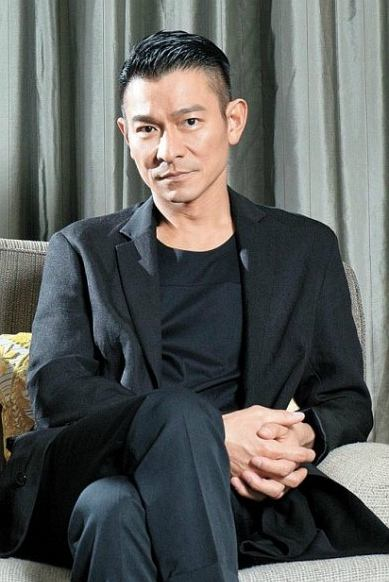
#> input picture liudehua.jpg, 389 x 582 px
$ python chapter5.py
#> lines starting #> are read from the running program, lines starting #| are printed output that depends on the picture; after the words box and inside, x2 and y2 are one past the last pixel; in counts of white or black regions, pixels touching at a corner belong together
# -*- coding: utf-8 -*-
# @Time    : 2020/7/26 21:41
# @Author  : Hubery-Lee
# @Email   : hrbeulh@126.com
import cv2

## 拼图

import numpy as np
img = cv2.imread("liudehua.jpg")
#> img is the input picture: shape (582, 389, 3); mean B, G, R 91.6, 93.5, 91
# join image 拼接图像
def stackImages(scale,imgArray):
    rows = len(imgArray)
    cols = len(imgArray[0])
    rowsAvailable = isinstance(imgArray[0], list)
    width = imgArray[0][0].shape[1]
    height = imgArray[0][0].shape[0]
    if rowsAvailable:
        for x in range ( 0, rows):
            for y in range(0, cols):
                if imgArray[x][y].shape[:2] == imgArray[0][0].shape [:2]:
                    imgArray[x][y] = cv2.resize(imgArray[x][y], (0, 0), None, scale, scale)
                else:
                    imgArray[x][y] = cv2.resize(imgArray[x][y], (imgArray[0][0].shape[1], imgArray[0][0].shape[0]), None, scale, scale)
                if len(imgArray[x][y].shape) == 2: imgArray[x][y]= cv2.cvtColor( imgArray[x][y], cv2.COLOR_GRAY2BGR)
        imageBlank = np.zeros((height, width, 3), np.uint8)
        hor = [imageBlank]*rows
        hor_con = [imageBlank]*rows
        for x in range(0, rows):
            hor[x] = np.hstack(imgArray[x])
        ver = np.vstack(hor)
    else:
        for x in range(0, rows):
            if imgArray[x].shape[:2] == imgArray[0].shape[:2]:
                imgArray[x] = cv2.resize(imgArray[x], (0, 0), None, scale, scale)
            else:
                imgArray[x] = cv2.resize(imgArray[x], (imgArray[0].shape[1], imgArray[0].shape[0]), None,scale, scale)
            if len(imgArray[x].shape) == 2: imgArray[x] = cv2.cvtColor(imgArray[x], cv2.COLOR_GRAY2BGR)
        hor= np.hstack(imgArray)
        ver = hor
    return ver

#转灰度图
imgGray = cv2.cvtColor(img,cv2.COLOR_BGR2GRAY)
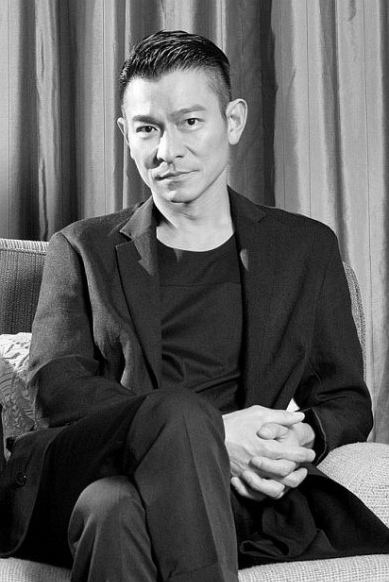
#> imgGray: shape (582, 389); min 0, max 255, mean 92.5

#二值化图
ret, imgBinary = cv2.threshold(imgGray,127,255,cv2.THRESH_BINARY)
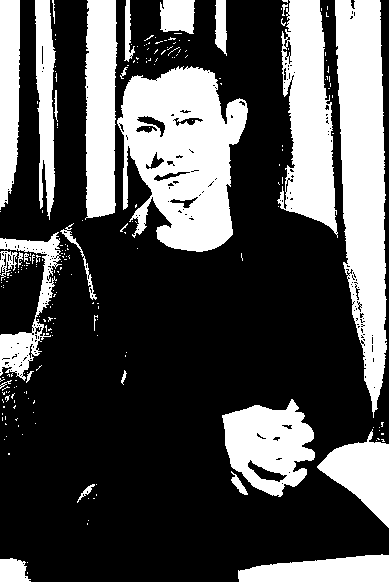
#> imgBinary: shape (582, 389); 31.8% white; 230 white regions (202 under 20 px), largest, box (x1, y1, x2, y2) and area: (117, 66, 248, 252) 15885, (335, 0, 387, 418) 14846, (277, 0, 338, 238) 8980
# 高斯模糊
kernel = np.ones((5,5),np.uint8)
Blur = cv2.GaussianBlur(imgGray,(5,5),1)
# 边缘检测
imgCanny = cv2.Canny(imgGray,127,255)
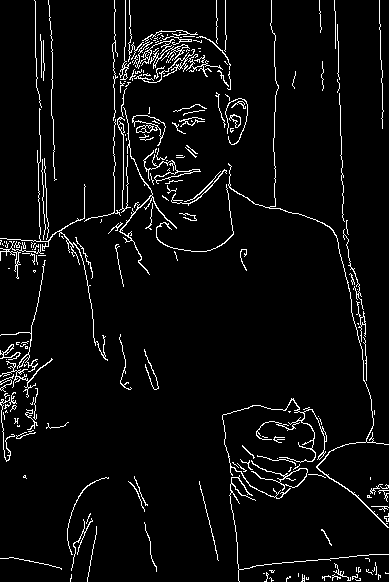
#> imgCanny: shape (582, 389); 4.7% white in thin lines or dots

# 膨胀 dialation
imgDilation = cv2.dilate(imgCanny,kernel)
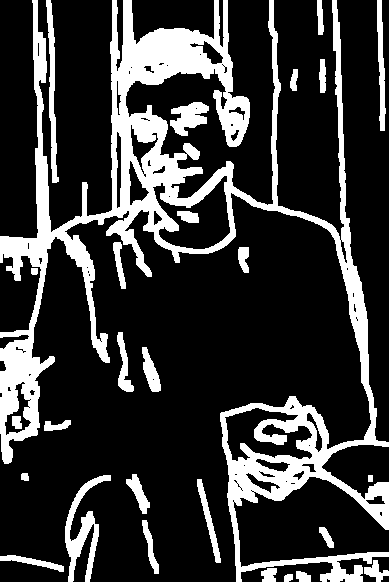
#> imgDilation: shape (582, 389); 21.6% white; 27 white regions, largest, box (x1, y1, x2, y2) and area: (0, 0, 389, 582) 39931, (65, 475, 111, 582) 1543, (46, 0, 59, 183) 990

# 腐蚀 errsion
imgErode = cv2.erode(imgDilation,kernel)
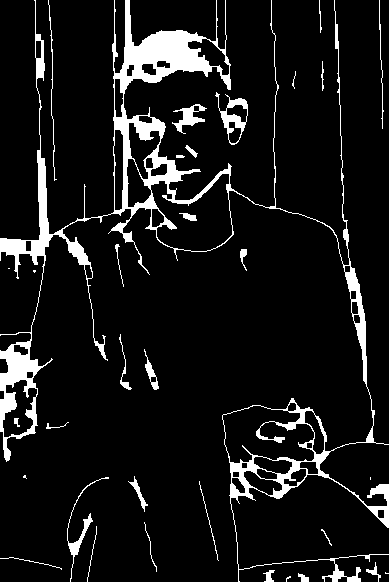
#> imgErode: shape (582, 389); 9% white; 33 white regions (6 under 20 px), largest, box (x1, y1, x2, y2) and area: (0, 0, 389, 582) 17362, (215, 92, 248, 145) 532, (67, 477, 109, 582) 387

# [5 lines of commented-out code are left out]

imgArray = ([imgGray,imgCanny],[imgBinary,imgErode])
results = stackImages(0.5,imgArray);
#> in stackImages, `rows = len(imgArray)`: rows = 2
#> in stackImages, `rowsAvailable = isinstance(imgArray[0], list)`: rowsAvailable = True
#> in stackImages, `hor = [imageBlank]*rows`: hor = 2 items
#> in stackImages, `ver = np.vstack(hor)`:
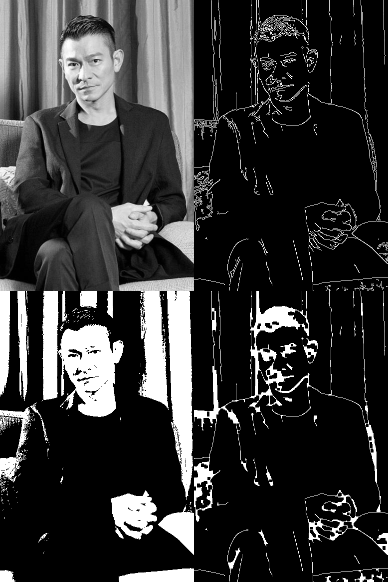
#> ver: shape (582, 388, 3); min 0, max 255, mean 52.2

cv2.imshow("results",results)
cv2.waitKeyEx(0)

$ run again, with cards.jpg copied over liudehua.jpg
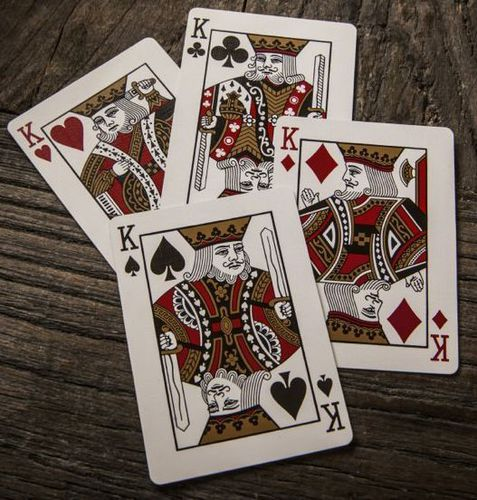
#> input picture cards.jpg, 477 x 500 px
#> img is the input picture: shape (500, 477, 3); mean B, G, R 88.1, 96.6, 109.6
#> `ret, imgBinary = cv2.threshold(imgGray,127,255,cv2.THRESH_BINARY)`:
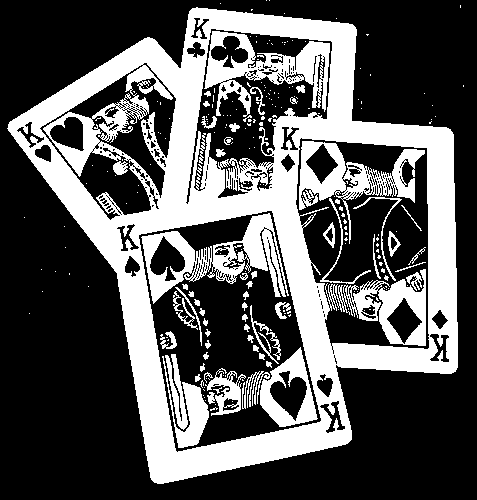
#> imgBinary: shape (500, 477); 34.7% white; 231 white regions (174 under 20 px), largest, box (x1, y1, x2, y2) and area: (7, 7, 458, 484) 61621, (141, 213, 289, 304) 4509, (204, 31, 330, 117) 4045
#> imgCanny: shape (500, 477); 12.8% white in thin lines or dots
#> imgDilation: shape (500, 477); 48.5% white; 33 white regions (1 under 20 px), largest, box (x1, y1, x2, y2) and area: (0, 0, 477, 487) 110335, (455, 78, 471, 123) 410, (303, 463, 371, 482) 409
#> imgErode: shape (500, 477); 29.6% white; 54 white regions (21 under 20 px), largest, box (x1, y1, x2, y2) and area: (0, 0, 477, 485) 38342, (117, 211, 346, 452) 19847, (17, 62, 176, 220) 9799
#> rows = 2
#> rowsAvailable = True
#> hor = 2 items
#> in stackImages, `ver = np.vstack(hor)`:
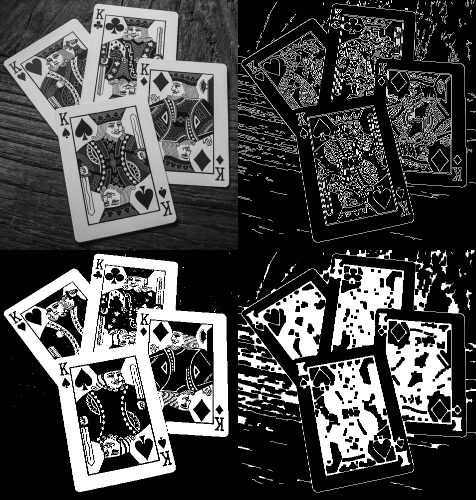
#> ver: shape (500, 476, 3); min 0, max 255, mean 74.1

$ run again, with page.jpg copied over liudehua.jpg
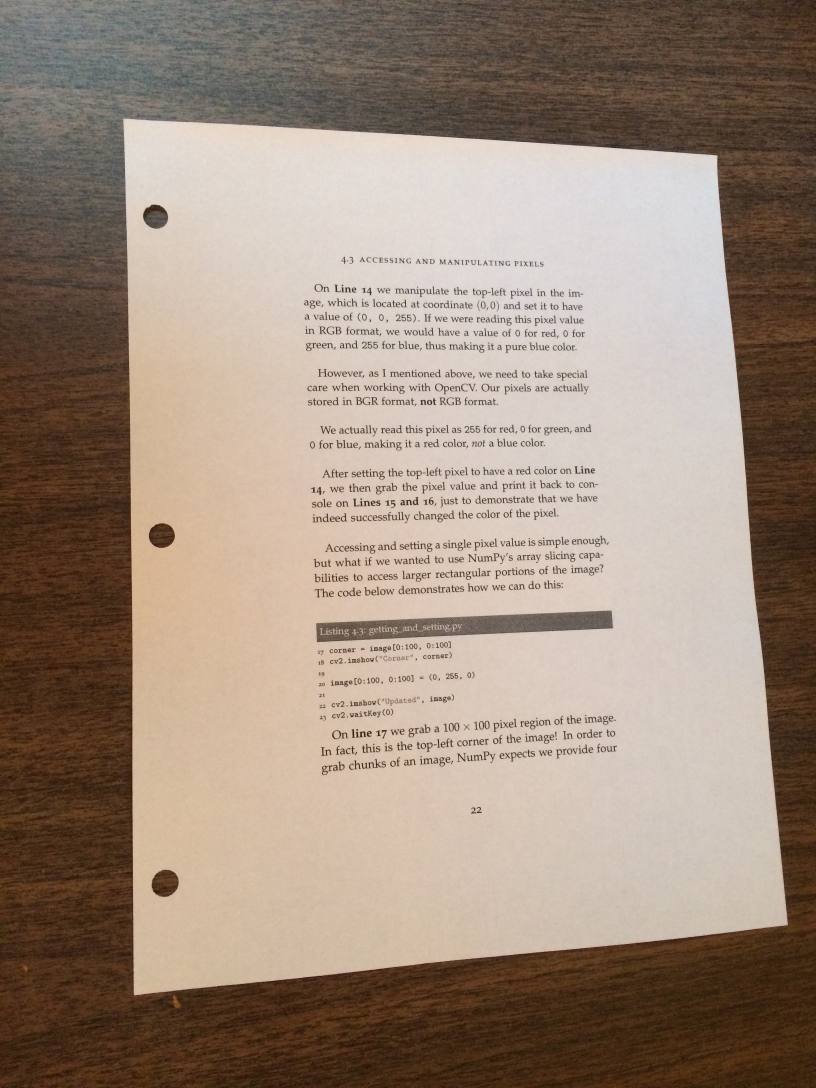
#> input picture page.jpg, 2448 x 3264 px (shown at 1/3 size)
#> img is the input picture: shape (3264, 2448, 3); mean B, G, R 123.7, 138.6, 156.7
#> `ret, imgBinary = cv2.threshold(imgGray,127,255,cv2.THRESH_BINARY)`:
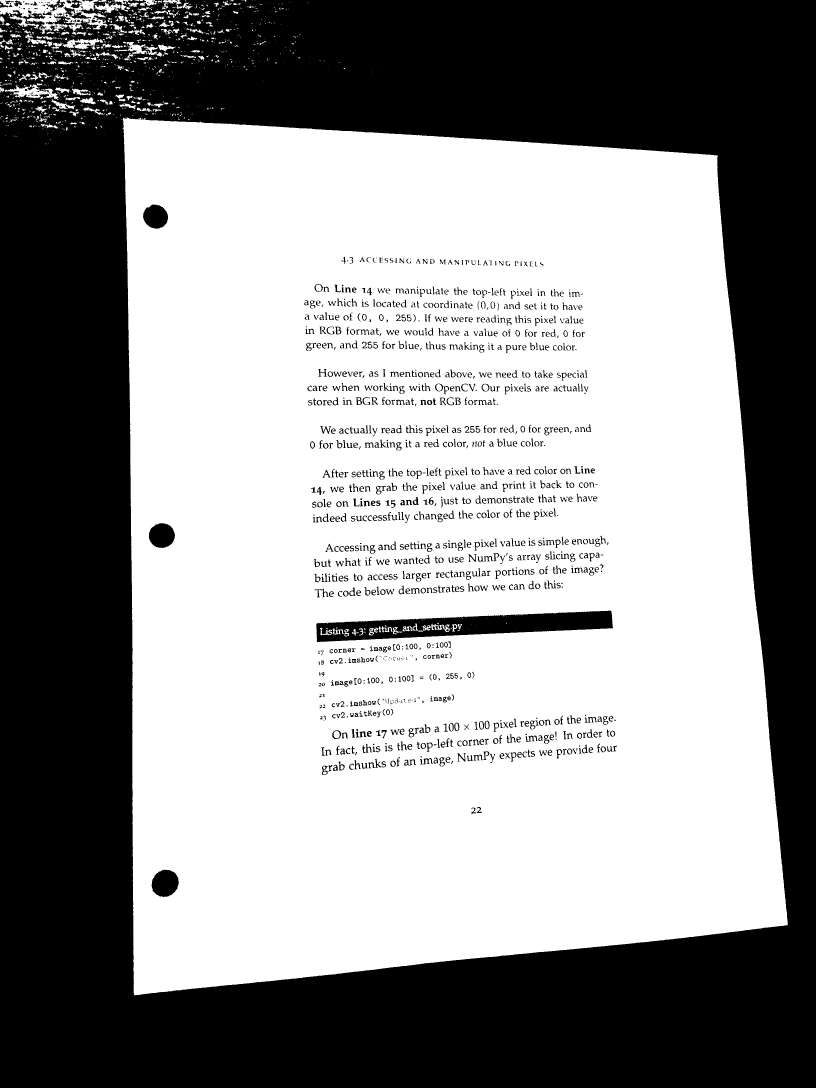
#> imgBinary: shape (3264, 2448) (shown at 1/3 size); 56.4% white; 1475 black regions (378 under 20 px), largest, box (x1, y1, x2, y2) and area: (0, 0, 2448, 3264) 3318707, (949, 1832, 1839, 1926) 44552, (455, 2609, 536, 2691) 5136
#> imgCanny: shape (3264, 2448); 1.4% white in thin lines or dots, all inside (x1, y1, x2, y2) = (0, 203, 2364, 3007)
#> imgDilation: shape (3264, 2448); 5.5% white; 311 white regions, largest, box (x1, y1, x2, y2) and area: (367, 353, 2366, 2988) 46387, (946, 1829, 1841, 1929) 16588, (1193, 1753, 1395, 1785) 4262
#> imgErode: shape (3264, 2448); 2.9% white; 327 white regions (13 under 20 px), largest, box (x1, y1, x2, y2) and area: (369, 355, 2364, 2986) 9051, (948, 1831, 1839, 1927) 3784, (1195, 1755, 1393, 1783) 2750
#> rows = 2
#> rowsAvailable = True
#> hor = 2 items
#> in stackImages, `ver = np.vstack(hor)`:
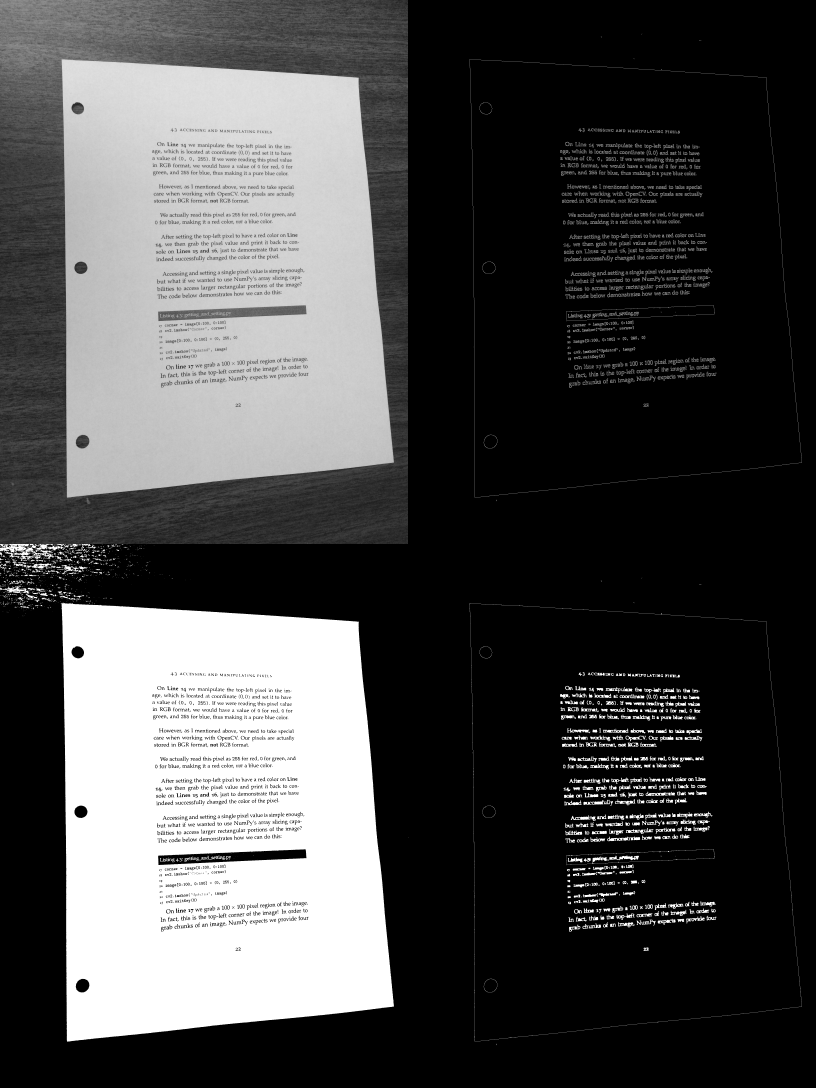
#> ver: shape (3264, 2448, 3) (shown at 1/3 size); min 0, max 255, mean 74.3
